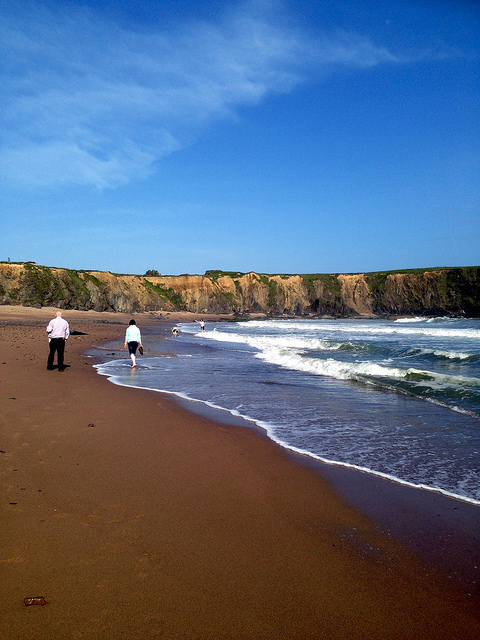
#> input picture sea_beach.jpg, 480 x 640 px
$ python histograms.py
#> lines starting #> are read from the running program, lines starting #| are printed output that depends on the picture
import cv2
import numpy as np
from matplotlib import pyplot as plt

img = cv2.imread("sea_beach.jpg")
#> img is the input picture: shape (640, 480, 3); mean B, G, R 129.9, 104.7, 87.6
b, g, r = cv2.split(img)
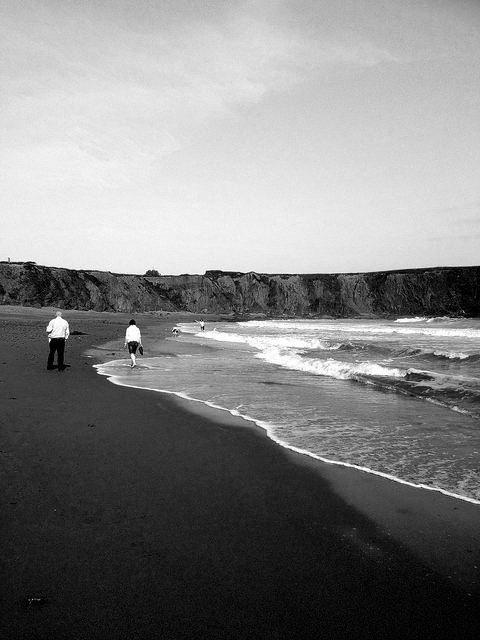
#> b: shape (640, 480); min 0, max 255, mean 129.9
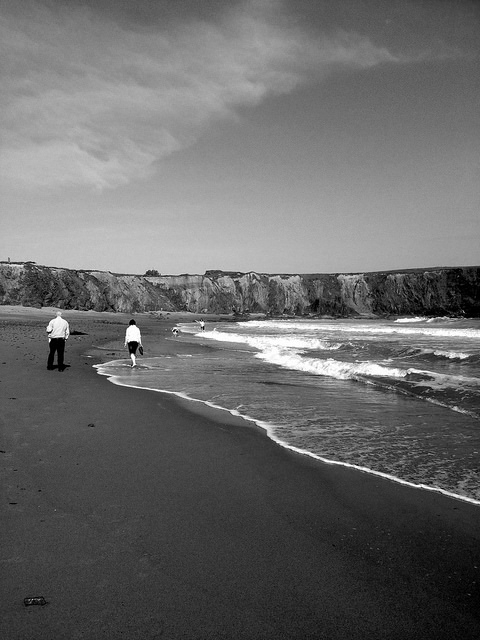
#> g: shape (640, 480); min 0, max 255, mean 104.7
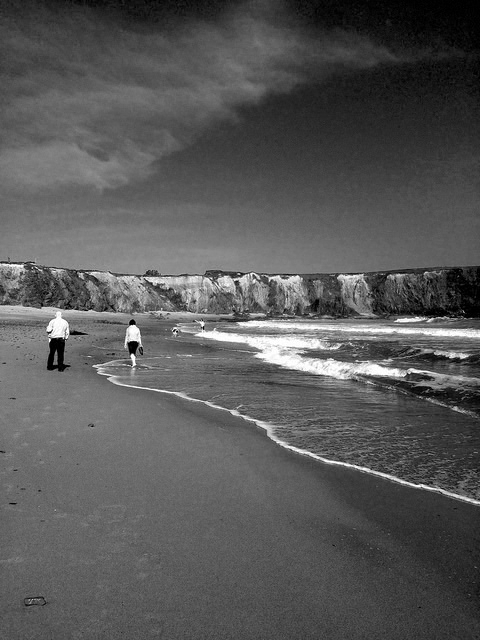
#> r: shape (640, 480); min 0, max 255, mean 87.6
cv2.imshow("b", b)
cv2.imshow("r", r)
cv2.imshow("g", g)

#ravel flattens intensity values to 1D array
#hist(array, BIN, range) - BIN is # pixels used to rep hist
#provide distribution of intensity vals
#for RGB can split by color, hist each channel
plt.hist(b.ravel(), 256, [0, 256])
plt.hist(r.ravel(), 256, [0, 256])
plt.hist(g.ravel(), 256, [0, 256])

plt.show()
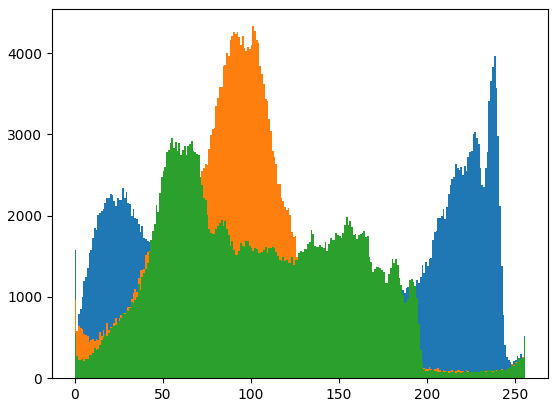
#> figure drawn by matplotlib, 1 panel; tallest bar 3969 high, from x = 238 to 239; tallest bar 4330 high, from x = 101 to 102; tallest bar 2952 high, from x = 55 to 56
